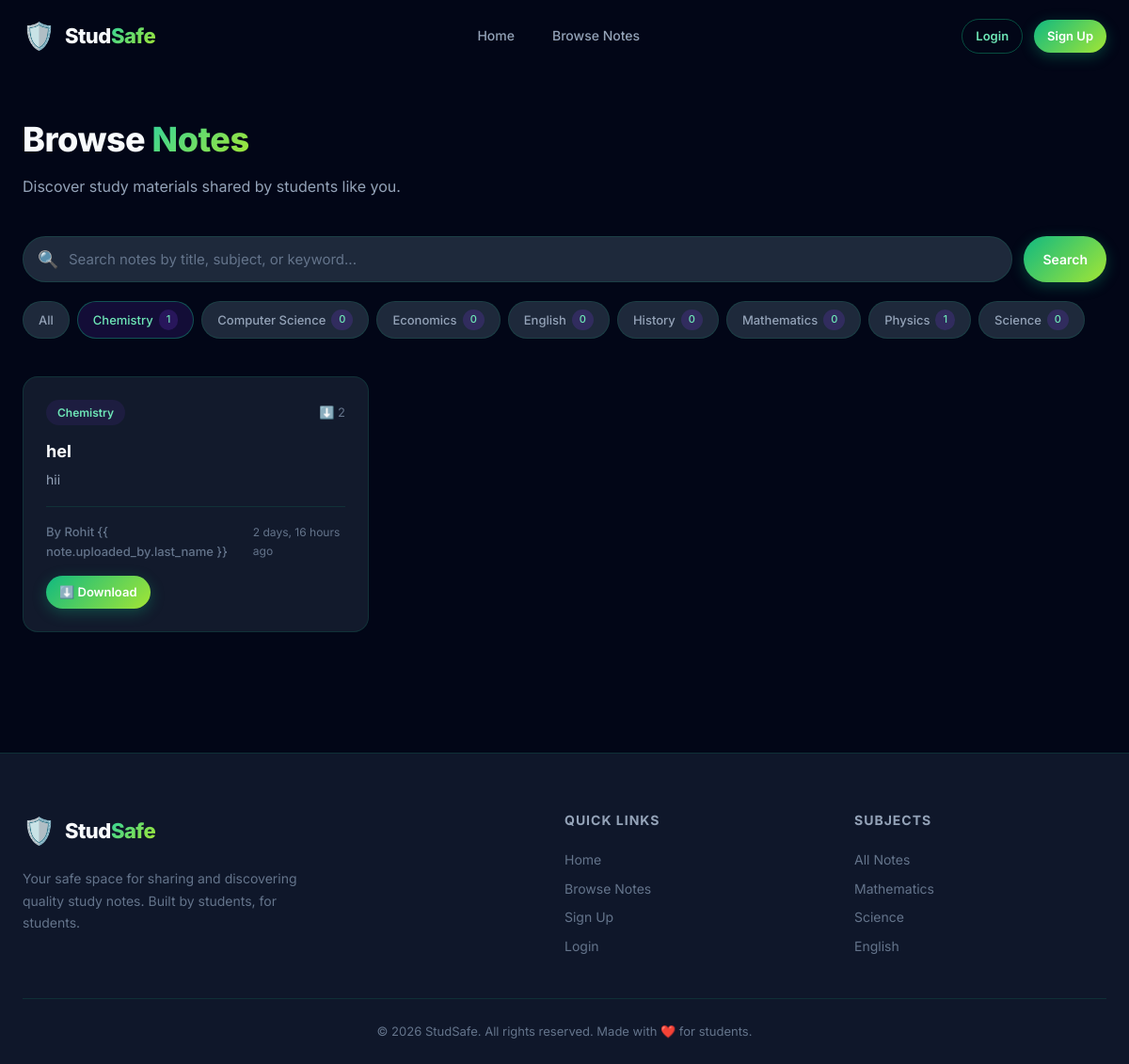
Screenshot of /browse/?subject=8 with the database file from the repository.
### studapp/models.py (models this page shows, shortened)
class Subject(models.Model):
    name = models.CharField(max_length=100, unique=True)
    icon = models.CharField(max_length=50, default='📘')  # emoji icon
    description = models.TextField(blank=True, default='')
    created_at = models.DateTimeField(auto_now_add=True)
    class Meta:
        ordering = ['name']

class Note(models.Model):
    title = models.CharField(max_length=200)
    description = models.TextField(blank=True, default='')
    subject = models.ForeignKey(Subject, on_delete=models.CASCADE, related_name='notes')
    uploaded_by = models.ForeignKey(User, on_delete=models.CASCADE, related_name='notes')
    file = models.FileField(upload_to='notes/%Y/%m/%d/')
    created_at = models.DateTimeField(auto_now_add=True)
    updated_at = models.DateTimeField(auto_now=True)
    downloads = models.PositiveIntegerField(default=0)
    class Meta:
        ordering = ['-created_at']

### studapp/views.py (the view)
# urls.py: path('browse/', views.browse_notes, name='browse'),
def browse_notes(request):
    notes = Note.objects.select_related('subject', 'uploaded_by')
    subjects = Subject.objects.annotate(note_count=Count('notes'))
    subject_id = request.GET.get('subject')
    if subject_id:
        notes = notes.filter(subject_id=subject_id)
    query = request.GET.get('q', '')
    if query:
        notes = notes.filter(
            Q(title__icontains=query) |
            Q(description__icontains=query) |
            Q(subject__name__icontains=query)
        )
    context = {
        'notes': notes,
        'subjects': subjects,
        'current_subject': subject_id,
        'search_query': query,
    }
    return render(request, 'browse.html', context)

### studapp/templates/browse.html (shortened to what this page needs)
{% extends 'base.html' %}
{% block content %}
<section class="browse-section" id="browse-section">
    <div class="section-container">
        <div class="browse-header" id="browse-header">
            <div>
                <h1 class="page-title">Browse <span class="gradient-text">Notes</span></h1>
                <p class="page-subtitle">Discover study materials shared by students like you.</p>
            </div>
        </div>
        <div class="browse-filters" id="browse-filters">
            <form method="get" class="search-form" id="search-form">
                <div class="search-input-wrap">
                    <span class="search-icon">🔍</span>
                    <input type="text" name="q" class="search-input"
                        placeholder="Search notes by title, subject, or keyword..." value="{{ search_query }}"
                        id="search-input">
                </div>
                <button type="submit" class="btn btn-primary" id="search-submit">Search</button>
            </form>
            <div class="subject-filters" id="subject-filters">
                <a href="{% url 'browse' %}" class="filter-chip {% if not current_subject %}active{% endif %}"
                    id="filter-all">All</a>
                {% for subject in subjects %}
                <a href="{% url 'browse' %}?subject={{ subject.id }}"
                    class="filter-chip {% if current_subject == subject.id|stringformat:'d' %}active{% endif %}"
                    id="filter-{{ subject.id }}">
                    {{ subject.icon }} {{ subject.name }} <span class="chip-count">{{ subject.note_count }}</span>
                </a>
                {% endfor %}
            </div>
        </div>
        {% if notes %}
        <div class="notes-grid" id="notes-grid">
            {% for note in notes %}
            <div class="note-card" id="note-{{ note.id }}">
                <div class="note-card-header">
                    <span class="note-subject-badge">{{ note.subject.icon }} {{ note.subject.name }}</span>
                    <span class="note-downloads">⬇️ {{ note.downloads }}</span>
                </div>
                <h3 class="note-title">{{ note.title }}</h3>
                <p class="note-desc">{{ note.description|truncatewords:20 }}</p>
                <div class="note-card-footer">
                    <span class="note-author">By {{ note.uploaded_by.first_name }} {{ note.uploaded_by.last_name
                        }}</span>
                    <span class="note-date">{{ note.created_at|timesince }} ago</span>
                </div>
                <div class="note-card-actions">
                    <a href="{% url 'download' note.id %}" class="btn btn-primary btn-sm" id="download-{{ note.id }}">⬇️
                        Download</a>
                </div>
            </div>
            {% endfor %}
        </div>
        {% endif %}
    </div>
</section>
{% endblock %}

### rows the page displays
Subject: name "Chemistry", note_count "1"
Subject: name "Computer Science", note_count "0"
Subject: name "Economics", note_count "0"
Subject: name "English", note_count "0"
Subject: name "History", note_count "0"
Subject: name "Mathematics", note_count "0"
Subject: name "Physics", note_count "1"
Subject: name "Science", note_count "0"
Note: subject.name "Chemistry", downloads "2", title "hel", description "hii", uploaded_by.first_name "Rohit", created_at "2 days, 16 hours"
